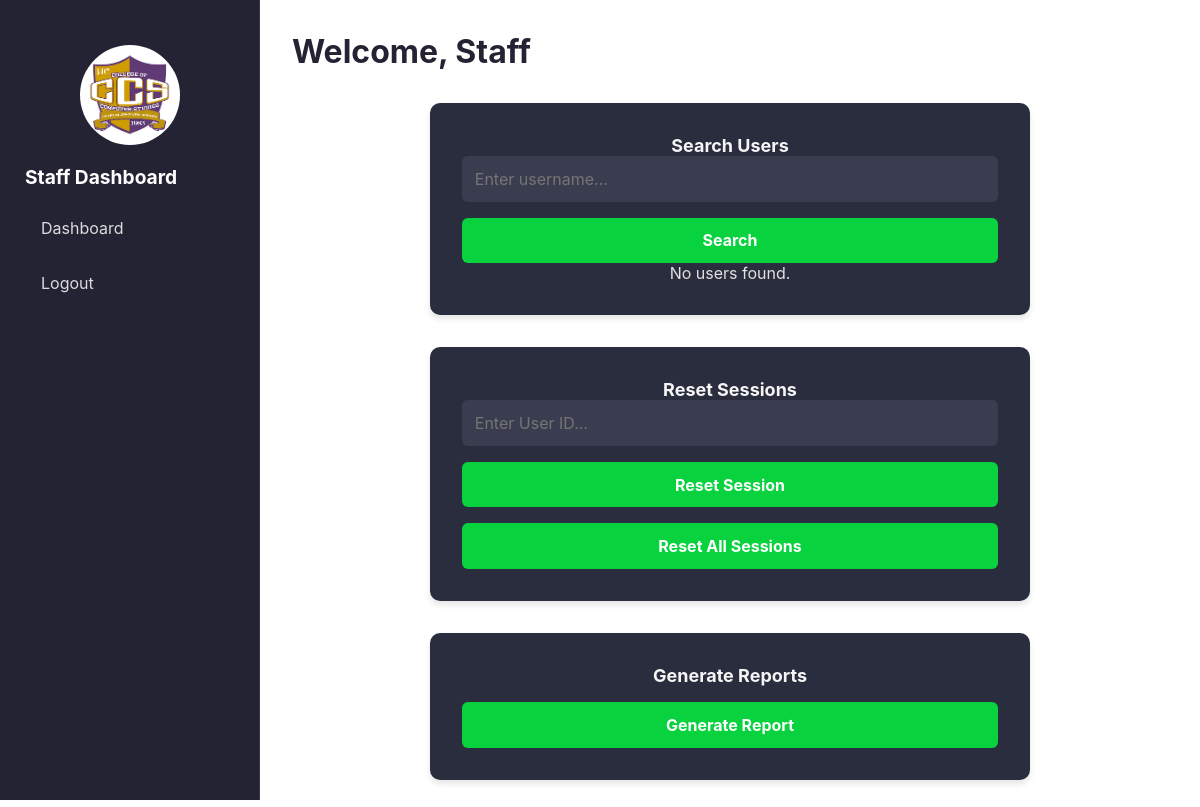
/staff (signed in), run on an earlier commit of the app's database.
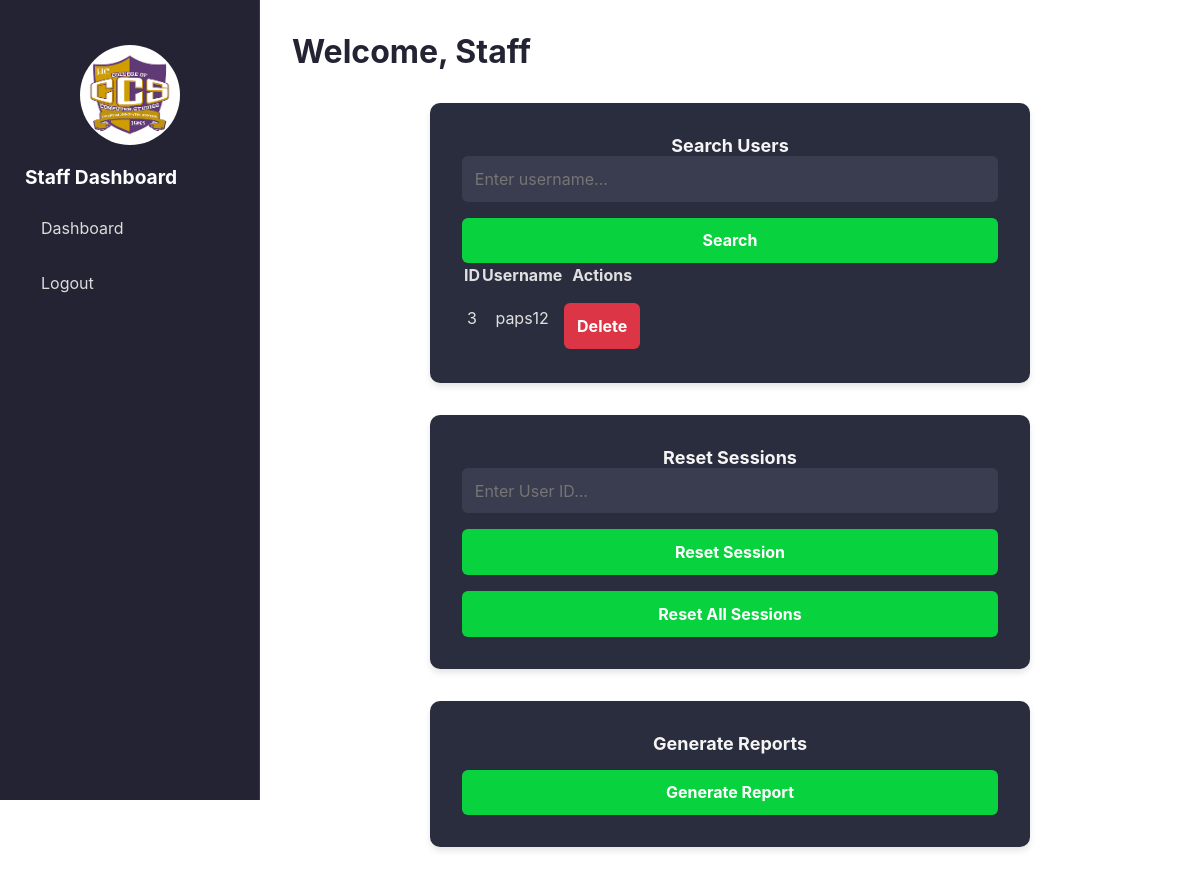
And on a later commit of the database.
### tables this page shows
CREATE TABLE users (
            id INTEGER PRIMARY KEY AUTOINCREMENT,
            username TEXT UNIQUE NOT NULL,
            password TEXT NOT NULL,
            is_admin BOOLEAN DEFAULT 0,
            is_staff BOOLEAN DEFAULT 0,
            year_level TEXT
        , full_name TEXT, email TEXT, course TEXT, student_id TEXT);

### app.py (the view, shortened to what this page needs)
@app.route('/staff', methods=['GET', 'POST'])
def staff_dashboard():
    if 'username' not in session or not session.get('is_staff'):
        flash('Access denied.')
        return redirect(url_for('login'))
    conn = sqlite3.connect('database.db')
    c = conn.cursor()
    search_query = request.form.get('query', '').strip()
    if search_query:
        c.execute("SELECT id, username FROM users WHERE is_admin = 0 AND is_staff = 0 AND username LIKE ?", ('%' + search_query + '%',))
    else:
        c.execute("SELECT id, username FROM users WHERE is_admin = 0 AND is_staff = 0")
    users = c.fetchall()
    c.execute("""
        SELECT users.id, users.username, sit_in_records.date, sit_in_records.purpose
        FROM sit_in_records
        JOIN users ON sit_in_records.username = users.username
        ORDER BY sit_in_records.date DESC
    """)
    records = c.fetchall()
    c.execute("SELECT purpose, COUNT(*) FROM sit_in_records GROUP BY purpose")
    purpose_report = c.fetchall()
    c.execute("SELECT year_level, COUNT(*) FROM users GROUP BY year_level")
    level_report = c.fetchall()
    conn.close()
    return render_template(
        'staff.html',
        users=users,
        records=records,
        purpose_report=purpose_report,
        level_report=level_report,
        search_query=search_query
    )

### templates/staff.html (shortened to what this page needs)
<!DOCTYPE html>
<html lang="en">
<head>
    <link rel="stylesheet" href="{{ url_for('static', filename='style.css') }}">
</head>
<body>
    <div class="sidebar">
        <img class="round-logo" src="{{ url_for('static', filename='image/images.png') }}" alt="Staff Logo">
        <h2>Staff Dashboard</h2>
        <ul>
            <li><a href="{{ url_for('staff_dashboard') }}">Dashboard</a></li>
            <li><a href="{{ url_for('logout') }}" class="logout-link">Logout</a></li>
        </ul>
    </div>
    <div class="main-content">
        <div class="header">
            <h2 style="color: #232334">Welcome, Staff</h2>
        </div>
        <div class="dashboard-container">
            <div class="dashboard-grid">
                <div class="card">
                    <h3>Search Users</h3>
                    <div class="search-container">
                        <form action="{{ url_for('staff_dashboard') }}" method="POST">
                            <input type="text" name="query" placeholder="Enter username..." required>
                            <button type="submit">Search</button>
                        </form>
                    </div>
                    {% if users %}
                    <table>
                        <thead>
                            <tr>
                                <th>ID</th>
                                <th>Username</th>
                                <th>Actions</th>
                            </tr>
                        </thead>
                        <tbody>
                            {% for user in users %}
                            <tr>
                                <td>{{ user[0] }}</td>
                                <td>{{ user[1] }}</td>
                                <td>
                                    <form action="{{ url_for('delete_user', user_id=user[0]) }}" method="POST">
                                        <button type="submit" class="btn btn-delete btn-sm" onclick="return confirm('Are you sure?')">Delete</button>
                                    </form>
                                </td>
                            </tr>
                            {% endfor %}
                        </tbody>
                    </table>
                    {% else %}
                    <p>No users found.</p>
                    {% endif %}
                </div>
                <div class="card">
                    <h3>Reset Sessions</h3>
                    <form action="{{ url_for('staff_dashboard') }}" method="POST">
                        <input type="text" name="user_id" placeholder="Enter User ID..." required>
                        <button type="submit">Reset Session</button>
                    </form>
                    <form action="{{ url_for('staff_dashboard') }}" method="POST">
                        <button type="submit">Reset All Sessions</button>
                    </form>
                </div>
                <div class="card">
                    <h3>Generate Reports</h3>
                    <button>Generate Report</button>
                </div>
            </div>
        </div>
    </div>
</body>
</html>

### static/style.css (style rules this page uses)
input, select { width: 100%; padding: 0.8rem; border: none; border-radius: 6px; font-size: 1rem; background: #3a3d4f; color: #ffffff; }
* { margin: 0; padding: 0; box-sizing: border-box; font-family: 'Inter', sans-serif; }
body { color: #e0e0e0; min-height: 100vh; display: flex; flex-direction: column; }
.sidebar { position: fixed; left: 0; top: 0; width: 260px; height: 100vh; background-color: #232334; color: white; padding: 25px; overflow-y: auto; border-right: 1px solid rgba(255, 255, 255, 0.1); }
.sidebar img { width: 100px; margin: 20px auto; display: block; border-radius: 50%; }
.sidebar h2 { margin-bottom: 1.2rem; font-size: 1.2rem; }
.sidebar ul { list-style: none; }
.sidebar ul li { margin-bottom: 1rem; }
.sidebar ul li a { color: #dcdcdc; text-decoration: none; display: block; padding: 0.6rem 1rem; border-radius: 8px; transition: background-color 0.3s; }
.main-content { margin-left: 260px; padding: 2rem; }
.header h2 { font-size: 2rem; margin-bottom: 10px; color: #f5f5f5; }
button { width: 100%; padding: 0.8rem; background: #08d23e; color: white; border: none; border-radius: 6px; font-size: 1rem; font-weight: bold; cursor: pointer; margin-top: 1rem; transition: background 0.3s; }
.card { background: #2a2d3e; padding: 2rem; border-radius: 10px; box-shadow: 0 4px 6px rgba(0, 0, 0, 0.1); max-width: 600px; text-align: center; margin: 2rem auto; }
.card h3 { font-size: 18px; color: #f5f5f5; }

### templates/staff.html (style rules this page uses)
.btn-delete { background-color: #dc3545; color: white; }

What changed in the data, as far as the page shows it:
added users: id "3", username "paps12"
Also different on the page:
text no longer shown: "No users found."
text now shown: "ID Username Actions"
